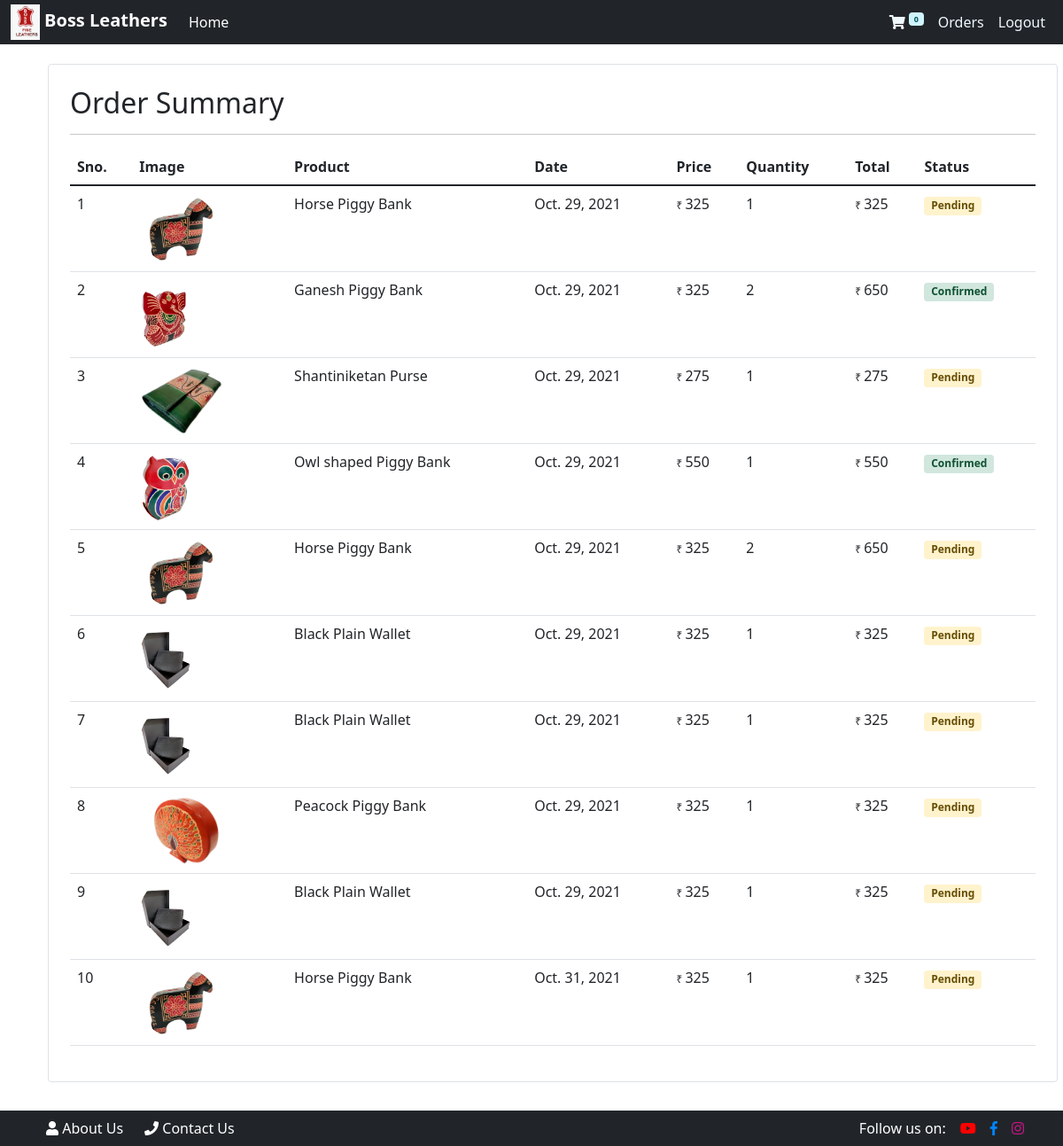
Page /orders (signed in) on the committed database.
### store/models/orders.py (models this page shows, shortened)
class Order(models.Model):
    product = models.ForeignKey(Product, on_delete=models.CASCADE)
    customer = models.ForeignKey(Customer, on_delete=models.CASCADE)
    quantity = models.IntegerField(default=1)
    price = models.IntegerField()
    address = models.CharField(max_length=50, default='', blank=True)
    phone = models.CharField(max_length=20, default='', blank=True)
    date = models.DateField(default=datetime.datetime.today)
    confirmed = models.BooleanField(default=False)
    @staticmethod
    def get_orders_by_customer(customer_id):
        return Order.objects.filter(customer = customer_id).order_by('-date')

### store/models/product.py (models this page shows, shortened)
class Product(models.Model):
    name = models.CharField(max_length=50)
    price = models.IntegerField(default=0)
    category = models.ForeignKey(Category, on_delete=models.CASCADE, default=1)
    description = models.CharField(max_length=200, default='', null=True, blank=True)
    image = models.ImageField(upload_to='uploads/products/')

### store/views/orders.py (the view)
# urls.py: path('orders', OrderView.as_view(), name='orders'),
class OrderView(View):
    @method_decorator(auth_middleware)
    def get(self, request):
        customer = request.session.get('customer')
        orders = Order.get_orders_by_customer(customer)
        print(orders)
        orders = orders.reverse()
        return render(request, 'orders.html', {'orders' : orders})

### store/templatetags/custom_filter.py (called while the page is built)
@register.filter(name='currency')
def currency(number):
    return '₹ '+str(number)

@register.filter(name='multiply')
def multiply(number, number1):
    return number * number1

### store/templates/orders.html (shortened to what this page needs)
{% extends 'base.html' %}
{% block content %}
{% load cart %}
{% load custom_filter %}
<div class="container">
    <div id="div-spacer">
        <br>
        <br>
      </div>
    <div class="row">
  <div class="border rounded p-4 m-4">
      <h2 class="dispay-9 pl-4 ml-4" align="left">
          Order Summary
      </h2>
      <hr>
    <table class="table">
        <thead>
                <th>Sno.</th>
                <th>Image</th>
                <th>Product</th>
                <th>Date</th>
                <th>Price</th>
                <th>Quantity</th>
                <th>Total</th>
                <th>Status</th>
        </thead>
        <tbody>
            {% for order in orders %}
            <tr>
                <td>{{forloop.counter}}</td>
                <td><img style="height: 80px;" class="rounded-circle" src="{{order.product.image.url}}" alt=""></td>
                <td>{{order.product.name}}</td>
                <td>{{order.date}}</td>
                <td><bold style="font-size:12px">{{request.session.custom_filter|currency}}</bold>{{order.product.price}}</td>
                <td>{{order.quantity}}</td>
                <td><bold style="font-size:12px">{{request.session.custom_filter|currency}}</bold>{{order.quantity|multiply:order.product.price}}</td>
                {% if order.confirmed %}
                <td><small class="badge alert-success">Confirmed</small></td>
                {% else %}
                <td><small class="badge alert-warning">Pending</small></td>
                {% endif %}
            </tr>
            {% endfor %}
        </tbody>
    </table>
  </div>
  <div id="div-spacer">
    <br>
    <br>
  </div>
{% endblock %}

### rows in the picture
Order: product.image (picture), product.name "Horse Piggy Bank", date "Oct. 29, 2021", session.custom_filter "₹", product.price "325", quantity "1", quantity|multiply "325", confirmed "Pending"
Order: product.image (picture), product.name "Ganesh Piggy Bank", date "Oct. 29, 2021", session.custom_filter "₹", product.price "325", quantity "2", quantity|multiply "650", confirmed "Confirmed"
Order: product.image (picture), product.name "Shantiniketan Purse", date "Oct. 29, 2021", session.custom_filter "₹", product.price "275", quantity "1", quantity|multiply "275", confirmed "Pending"
Order: product.image (picture), product.name "Owl shaped Piggy Bank", date "Oct. 29, 2021", session.custom_filter "₹", product.price "550", quantity "1", quantity|multiply "550", confirmed "Confirmed"
Order: product.image (picture), product.name "Horse Piggy Bank", date "Oct. 29, 2021", session.custom_filter "₹", product.price "325", quantity "2", quantity|multiply "650", confirmed "Pending"
Order: product.image (picture), product.name "Black Plain Wallet", date "Oct. 29, 2021", session.custom_filter "₹", product.price "325", quantity "1", quantity|multiply "325", confirmed "Pending"
Order: product.image (picture), product.name "Black Plain Wallet", date "Oct. 29, 2021", session.custom_filter "₹", product.price "325", quantity "1", quantity|multiply "325", confirmed "Pending"
Order: product.image (picture), product.name "Peacock Piggy Bank", date "Oct. 29, 2021", session.custom_filter "₹", product.price "325", quantity "1", quantity|multiply "325", confirmed "Pending"
Order: product.image (picture), product.name "Black Plain Wallet", date "Oct. 29, 2021", session.custom_filter "₹", product.price "325", quantity "1", quantity|multiply "325", confirmed "Pending"
Order: product.image (picture), product.name "Horse Piggy Bank", date "Oct. 31, 2021", session.custom_filter "₹", product.price "325", quantity "1", quantity|multiply "325", confirmed "Pending"

### other values in the picture
{{ request.session.cart.keys|length }} "0"
